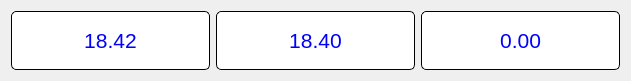
  <widget class="QWidget" name="horizontalLayoutWidget">
   <property name="geometry">
    <rect>
     <x>10</x>
     <y>600</y>
     <width>631</width>
     <height>81</height>
    </rect>
   </property>
   <layout class="QHBoxLayout" name="horizontalLayout_2">
    <item>
     <widget class="QLabel" name="label_14">
      <property name="font">
       <font>
        <pointsize>16</pointsize>
        <weight>50</weight>
        <bold>false</bold>
        <strikeout>false</strikeout>
       </font>
      </property>
      <property name="styleSheet">
       <string notr="true">QLabel{
                                        background-color:White;
                                        border-style: outset;
                                        border-width: 1px;
                                        border-radius: 5px;
                                        border-color: black;
                                        min-width: 6em;
                   					    color:blue;
                                        }</string>
      </property>
      <property name="text">
       <string>18.42</string>
      </property>
      <property name="alignment">
       <set>Qt::AlignCenter</set>
      </property>
     </widget>
    </item>
    <item>
     <widget class="QLabel" name="label_15">
      <property name="font">
       <font>
        <pointsize>16</pointsize>
        <weight>50</weight>
        <bold>false</bold>
        <strikeout>false</strikeout>
       </font>
      </property>
      <property name="styleSheet">
       <string notr="true">QLabel{
                                        background-color:White;
                                        border-style: outset;
                                        border-width: 1px;
                                        border-radius: 5px;
                                        border-color: black;
                                        min-width: 6em;
                   					    color:blue;
                                        }</string>
      </property>
      <property name="text">
       <string>18.40</string>
      </property>
      <property name="alignment">
       <set>Qt::AlignCenter</set>
      </property>
     </widget>
    </item>
    <item>
     <widget class="QLabel" name="label_16">
      <property name="font">
       <font>
        <pointsize>16</pointsize>
        <weight>50</weight>
        <bold>false</bold>
        <strikeout>false</strikeout>
       </font>
      </property>
      <property name="styleSheet">
       <string notr="true">QLabel{
                                        background-color:White;
                                        border-style: outset;
                                        border-width: 1px;
                                        border-radius: 5px;
                                        border-color: black;
                                        min-width: 6em;
                   					    color:blue;
                                        }</string>
      </property>
      <property name="text">
       <string>0.00</string>
      </property>
      <property name="alignment">
       <set>Qt::AlignCenter</set>
      </property>
     </widget>
    </item>
   </layout>
  </widget>
